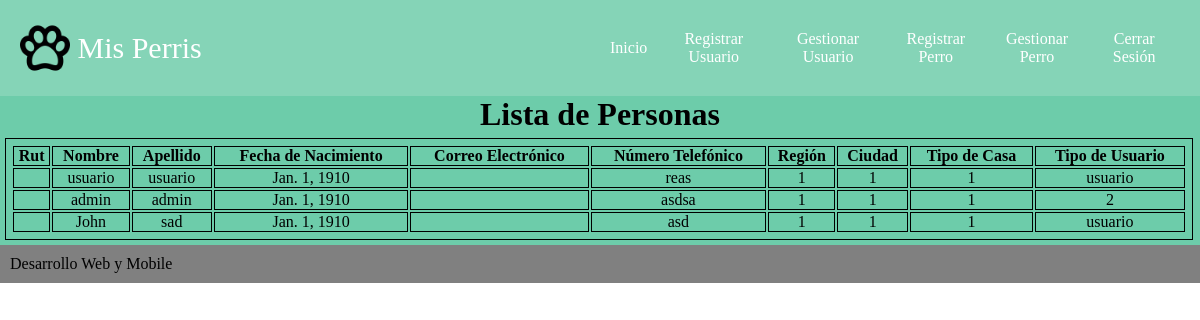
/listaPersona/ (signed in), run on an earlier commit of the app's database.
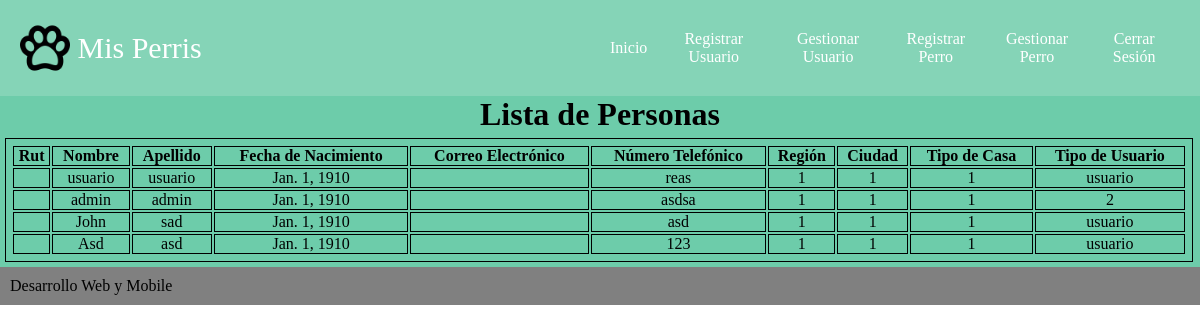
And on a later commit of the database.
### Sistema/models.py (models this page shows)
class Persona(models.Model):
    usuario=models.OneToOneField(User,on_delete=models.CASCADE, primary_key=True)
    nombrePersona=models.CharField(max_length=30)
    apellidoPersona=models.CharField(max_length=30)
    fechaNacimiento=models.DateField()
    numeroFono=models.CharField(max_length=10,null=True,blank=True)
    regionPersona=models.CharField(max_length=50)
    ciudadPersona=models.CharField(max_length=50)
    viviendaPersona=models.CharField(max_length=50)
    tipoPersona=models.CharField(max_length=50, default='Usuario')

### Sistema/views.py (the view)
# urls.py: url(r'listaPersona/$',views.listaPersona,name="listaPersona"),
@login_required(login_url='login')
def listaPersona(request):
    actual=request.user
    personas=Persona.objects.all()
    return render (request,"listaPersona.html",{'personas':personas,'actual':actual,'titulo':"Lista de Personas",})

### Sistema/templates/listaPersona.html
{% extends 'maqueta.html' %}
{% load staticfiles %}
{% block principal %}
<link rel="stylesheet" href="{% static 'css/formulario.css' %}">
    <div class="formu">
      {% if actual.is_staff %}
        <h1>Lista de Personas</h1>
              <table>
                      <tr>
                        <td id="top">Rut</td>
                        <td id="top">Nombre</td>
                        <td id="top">Apellido</td>
                        <td id="top">Fecha de Nacimiento</td>
                        <td id="top">Correo Electrónico</td>
                        <td id="top">Número Telefónico</td>
                        <td id="top">Región</td>
                        <td id="top">Ciudad</td>
                        <td id="top">Tipo de Casa</td>
                        <td id="top">Tipo de Usuario</td>
                      </tr>
                  <tbody>
                  {% if personas %}
                      {% for p in personas %}
                      <tr>
                          <td>{{ p.usuario.username }}</td>
                          <td>{{ p.nombrePersona }}</td>
                          <td>{{ p.apellidoPersona }}</td>
                          <td>{{ p.fechaNacimiento }}</td>
                          <td>{{ p.usuario.email }}</td>
                          <td>{{ p.numeroFono }}</td>
                          <td>{{ p.regionPersona }}</td>
                          <td>{{ p.ciudadPersona }}</td>
                          <td>{{ p.viviendaPersona }}</td>
                          <td>{{ p.tipoPersona }}</td>
                      </tr>
                      {%endfor%}
                  {% endif %}
              </tbody>
          </table>
        {% else %}
          <form class="formu">
            <h1>Sin Permisos Suficientes</h1>
          </form>
        {% endif %}
        </div>
{% endblock %}

### Sistema/templates/maqueta.html (shortened to what this page needs)
{% load staticfiles %}
<html>
    <head>
        <link rel="stylesheet" href="{% static 'css/maqueta.css' %}">
    </head>
    <body>
        <header>
			<div class="logo">
				<img src="{% static 'img/logo.png' %}" alt="Logo">
				<a href="/index/">Mis Perris</a>
			</div>
            {% if request.user.is_authenticated %}
                {% if user.is_staff %}
                    <nav>
                        <a href="/index/">Inicio</a>
                        <a href="/registroAdmin/">Registrar Usuario</a>
                        <a href="/listaPersona/">Gestionar Usuario</a>
                        <a href="/registroPerro/">Registrar Perro</a>
                        <a href="/listaPerro/">Gestionar Perro</a>
                        <a href="/salir/">Cerrar Sesión</a>
                    </nav>
                {% endif %}
            {% endif %}
        </header>
        <div class="contenedor">
            {% block principal %}
            {% endblock %}
        </div>
      <footer>
        Desarrollo Web y Mobile
      </footer>
    </body>
</html>

### Sistema/static/css/maqueta.css (style rules this page uses)
* { margin: 0; padding: 0; font-family:verdana; box-sizing: border-box; }
.contenedor { background:#6dccaa; width: 100%; margin:auto; display:flex; flex-flow:row wrap; }
body { background:#fff; color: black; }
header { width:100%; padding:20px; background: #85d4b7; display: flex; justify-content:space-between; align-items:center; flex-direction:row; flex-wrap:wrap; }
header .logo { color:#fff; font-size:30px; }
header .logo img { width:50px; vertical-align: top; }
header .logo a { color:#fff; text-decoration: none; line-height:50px; }
header nav { width:50%; display:flex; flex-direction:row; align-items:center; }
header nav a { color:#fff; text-align: center; text-decoration: none; padding:10px; }
footer { width: 100%; background:gray; padding:10px; }

### Sistema/static/css/formulario.css (style rules this page uses)
.formu { width: 100%; display: flex; flex-direction: column; }
.formu h1 { align-self: center; }
table { width: 99%; border: 1px solid black; padding: 5px; margin: 5px; }
#top { font-weight: bold; }
table td { border: 1px solid black; text-align: center; }

What changed in the data, as far as the page shows it:
added Persona: nombrePersona "Asd", apellidoPersona "asd", fechaNacimiento "Jan. 1, 1910", numeroFono "123", regionPersona "1", ciudadPersona "1", viviendaPersona "1", tipoPersona "usuario"
